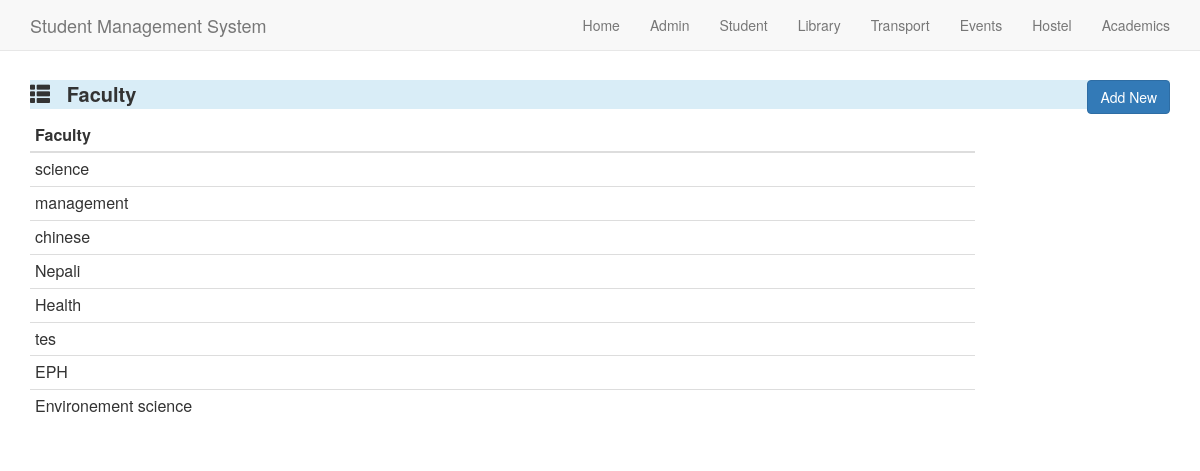
The app's page /faculty/ with its own data.
### Student/models.py (models this page shows, shortened)
class Student_Faculty(models.Model):
    Faculty=models.CharField(max_length=15)

### Student/views.py (the view)
# urls.py: url(r'^faculty/$',stdview.student_faculty,name='student_faculty'),
def student_faculty(request):
    query =Student_Faculty.objects.all()
    student_list = []
    for q in query:
        temp_dict = {}
        temp_dict['Faculty']= q.Faculty
        student_list.append(temp_dict)
    context_dict = {'query':student_list}
    return render(request,'faculty.html',context_dict)

### Student/templates/faculty.html (shortened to what this page needs)
<html>
<head>
	<link rel="stylesheet" href="https://maxcdn.bootstrapcdn.com/bootstrap/3.3.7/css/bootstrap.min.css">
</head>
<body >
{% block content %}
  <nav class="navbar navbar-default navbar-fixed-top">
    <div class="container">
      <div class="navbar-header">
        <a class="navbar-brand" href="index.html">Student Management System</a>
      </div>
      <div class="collapse navbar-collapse" id="myNavbar">
        <ul class="nav navbar-nav navbar-right">
          <li><a href="/">Home</a></li>
          <li><a href="/admin">Admin</a></li>
          <li><a href="/student">Student</a></li>
          <li><a href="/library">Library</a></li>
          <li><a href="/transport">Transport</a></li>
          <li><a href="/events">Events</a></li>
          <li><a href="/hostel">Hostel</a></li>
          <li><a href="/academics">Academics</a></li>
        </ul>
      </div>
    </div>
  </nav>
 <br><br>
 <br>
 <br>
 <div class="container">
	<div class="row">
		<div class='col-md-12'>
			<p class="bg-info" style='font-size:20px;font-weight:bold;'>
				<span class="glyphicon glyphicon-th-list"></span>
				&nbsp;
				Faculty
				<a href="/addfaculty" button type="button"  style="float: right"  class="btn btn-primary">Add New</button></a>
			</p>
		</div>
	</div>
		<div class='row'>
		<div class='col-md-10 pull-left'>
		<table class="table table-condensed">
			<thead>
		<tr>
			<th>Faculty</th>
		</tr>
			</thead>
			<tbody>
			{% for q in query %}
		<tr>
			<td>{{q.Faculty}}</td>
		</tr>
		{% endfor %}
	</tbody>
	</table>
		</div>
	</div>
</div>
{% endblock %}

### records on screen
Student_Faculty: Faculty "science"
Student_Faculty: Faculty "management"
Student_Faculty: Faculty "chinese"
Student_Faculty: Faculty "Nepali"
Student_Faculty: Faculty "Health"
Student_Faculty: Faculty "tes"
Student_Faculty: Faculty "EPH"
Student_Faculty: Faculty "Environement science"
